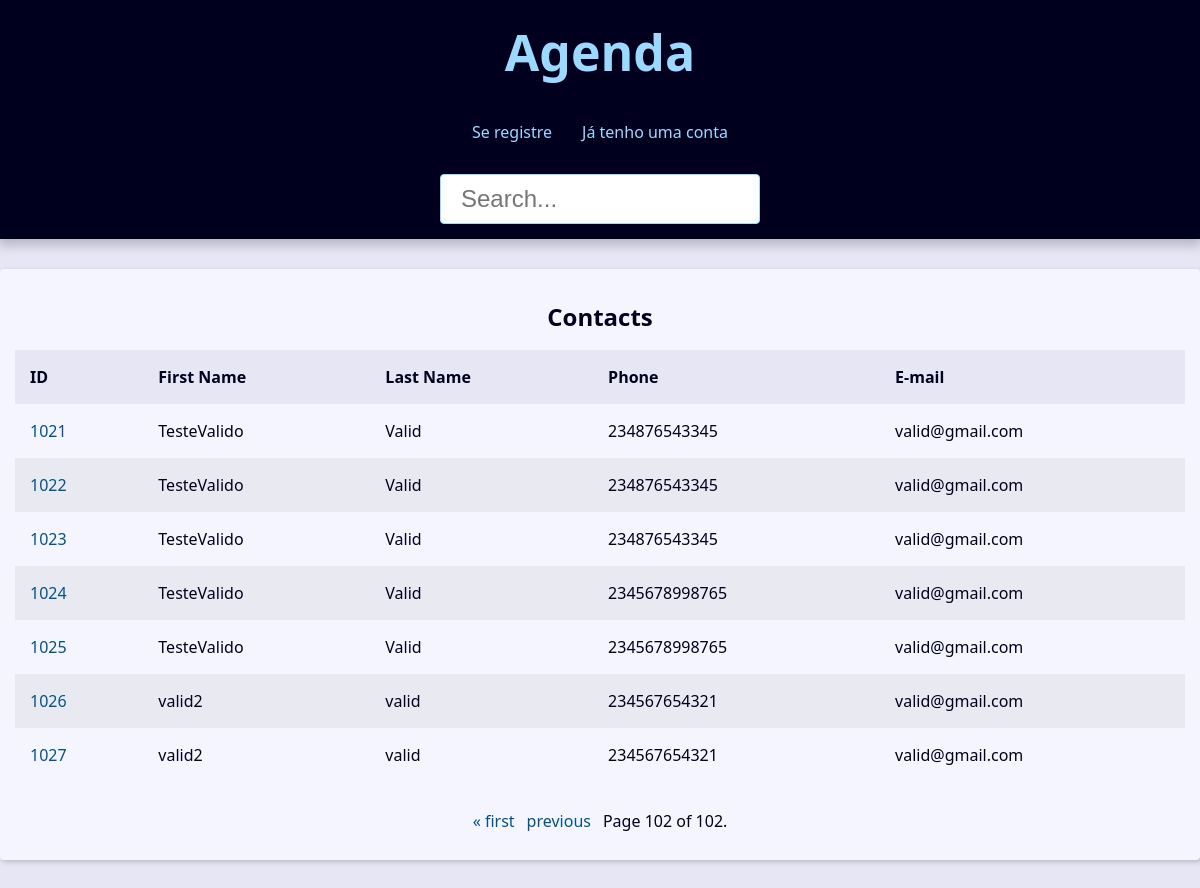
Page /?page=102&q= on the earlier database version.
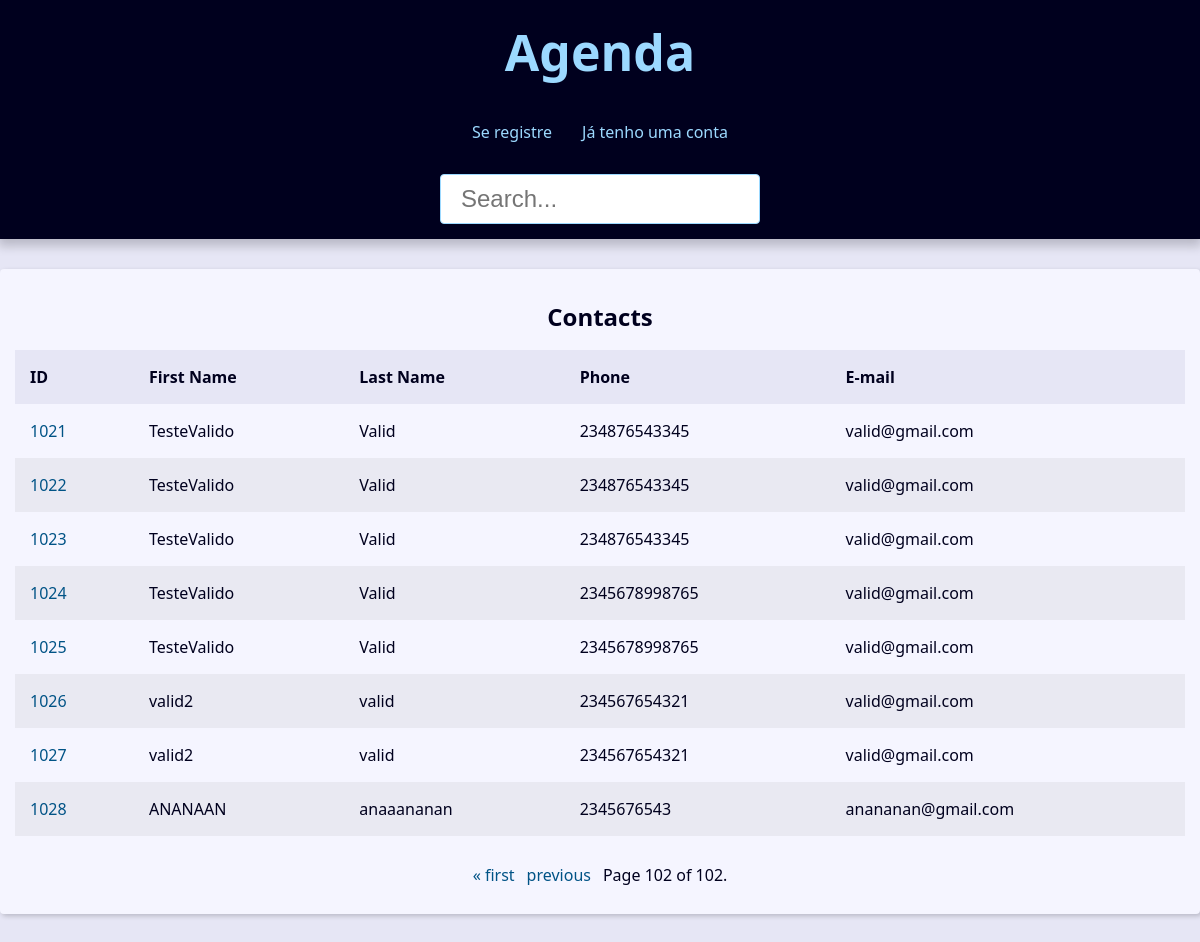
Same page on the later database version.
### contact/models.py (models this page shows, shortened)
class Contact( models.Model ):
    name = models.CharField(max_length=50) #field com char de no maximo 50 chars
    last_name = models.CharField(max_length=100)
    phone = models.CharField(max_length=70)
    email = models.EmailField(max_length=254)
    created_at = models.DateTimeField(default=timezone.now) #quando o campo for criado;
    description = models.TextField()
    show = models.BooleanField(default=True)
    picture = models.ImageField(blank=True,upload_to='pictures/%Y%m')
    category = models.ForeignKey(Category,on_delete=models.SET_NULL,blank=True, null=True) # CASCADE = deletando category, o contato sera deletado tambem
    owner = models.ForeignKey(User,on_delete=models.SET_NULL,null=True)

### contact/views/contact_views.py (the view)
# urls.py: path('', views.index, name='index'),
def index(request):
    contacts = Contact.objects.filter(show = True).order_by('id')
    paginator = Paginator(contacts, 10)  # Show 10 contacts per page.
    page_number = request.GET.get("page")
    page_obj = paginator.get_page(page_number)
    context = {
        'page_obj' : page_obj,
        'title' : 'Agenda'
    }
    return render(request,'contact/index.html',context)

### contact/templates/contact/index.html
{% extends 'global/base.html' %}
{% block content %}
  {% if page_obj %}
  <div class="responsive-table">
    <table class="contacts-table">
      <caption class="table-caption ">
        Contacts
      </caption>
      <thead>
        <tr class="table-row table-row-header">
          <th class="table-header">ID</th>
          <th class="table-header">First Name</th>
          <th class="table-header">Last Name</th>
          <th class="table-header">Phone</th>
          <th class="table-header">E-mail</th>
        </tr>
      </thead>
      <tbody>
        {% for contact in page_obj %}
          <tr class="table-row">
            <td class="table-cel">
              <a class="table-link" href=" {% url 'contact:contact' contact.id %}">
                {{ contact.id }}
              </a>
            </td>
            <td class="table-cel">
              {{ contact.name }}
            </td>
            <td class="table-cel">
              {{ contact.last_name }}
            </td>
            <td class="table-cel">
              {{ contact.phone }}
            </td>
            <td class="table-cel">
              {{ contact.email }}
            </td>
          </tr>
        {% endfor %}
      </tbody>
    </table>
  </div>
  {% else %}
  <div class="single-contact">
    <p>Nenhum contato encontrado</p>
  </div>
  {% endif %}
{% endblock content %}

Differences in the rows shown:
added Contact: id "1028", name "ANANAAN", last_name "anaaananan", phone "2345676543", email "anananan@gmail.com"
